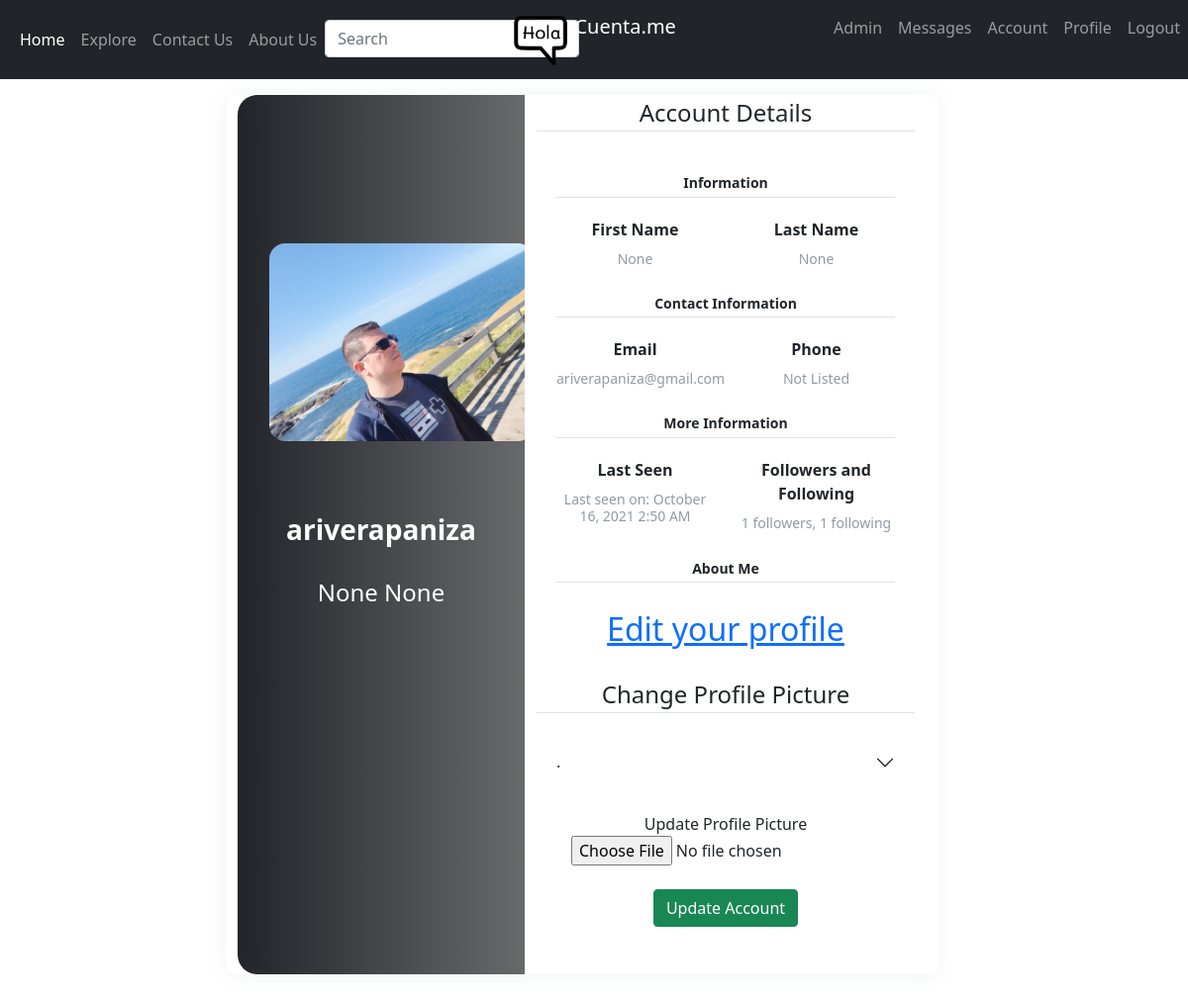
Page /account (signed in) on the committed database.
### app/models.py (models this page shows, shortened)
class SearchableMixin(object):
    @classmethod
    def before_commit(cls, session):
        session._changes = {
            'add': list(session.new),
            'update': list(session.dirty),
            'delete': list(session.deleted)
        }
    @classmethod
    def after_commit(cls, session):
        for obj in session._changes['add']:
            if isinstance(obj, SearchableMixin):
                add_to_index(obj.__tablename__, obj)
        for obj in session._changes['update']:
            if isinstance(obj, SearchableMixin):
                add_to_index(obj.__tablename__, obj)
        for obj in session._changes['delete']:
            if isinstance(obj, SearchableMixin):
                remove_from_index(obj.__tablename__, obj)
        session._changes = None

class User(UserMixin, SearchableMixin, db.Model):      # Added SearchableMixin
    __searchable__ = ['username']    # Added
    id = db.Column(db.Integer, primary_key=True)
    username = db.Column(db.String(64), index=True, unique=True)
    firstname = db.Column(db.String(20), unique=False, nullable = True)  # Added   Changed nullable to False
    lastname = db.Column(db.String(20), unique=False, nullable = True)   # Added   Changed nullable to False
    email = db.Column(db.String(120), index=True, unique=True)
    image_file = db.Column(db.String(120), nullable=False, default='default.jpg')   # Added
    date_created = db.Column(db.DateTime, default=datetime.utcnow)        # Added
    password_hash = db.Column(db.String(128))
    posts = db.relationship('Post', backref='author', lazy='dynamic')
    about_me = db.Column(db.String(140))
    last_seen = db.Column(db.DateTime, default=datetime.utcnow)
    followed = db.relationship(
        'User', secondary=followers,
        primaryjoin=(followers.c.follower_id == id),
        secondaryjoin=(followers.c.followed_id == id),
        backref=db.backref('followers', lazy='dynamic'), lazy='dynamic')
    messages_sent = db.relationship('Message',
                                    foreign_keys='Message.sender_id',
                                    backref='author', lazy='dynamic')
    messages_received = db.relationship('Message',
                                        foreign_keys='Message.recipient_id',
                                        backref='recipient', lazy='dynamic')
    last_message_read_time = db.Column(db.DateTime)
    notifications = db.relationship('Notification', backref='user',
                                    lazy='dynamic')
    comments = db.relationship('Comment', backref='user', passive_deletes=True)  # Added
    likes = db.relationship('Like', backref='user', passive_deletes=True)        # Added
    is_admin = db.Column(db.Boolean, default=False)        # Added
    def new_messages(self):
        last_read_time = self.last_message_read_time or datetime(1900, 1, 1)
        return Message.query.filter_by(recipient=self).filter(
            Message.timestamp > last_read_time).count()

### app/routes.py (the view)
@app.route('/account', methods=['POST', 'GET'])
@login_required
def account():
    form=AccountUpdateForm()
    if form.validate_on_submit():
        if form.picture.data:
            image_file=save_image(form.picture.data)
            current_user.image_file=image_file
        current_user.username=form.username.data
        current_user.email=form.email.data
        user_details=UserDetails(user_id=current_user.id)  #firstname=form.firstname.data,lastname=form.lastname.data,
        db.session.add(user_details)
        db.session.commit()
        return redirect(url_for('account'))
    elif request.method == 'GET':
        form.username.data=current_user.username
        form.email.data=current_user.email
    image_url=url_for('static', filename='profile_pics/'+current_user.image_file)
    return render_template('account.html', title='Account Page - HolaCuenta.me', legend='Account Details', form=form, image_url=image_url)

### app/forms.py
class SearchForm(FlaskForm):
    q = StringField(_l('Search'), validators=[DataRequired()])
    def __init__(self, *args, **kwargs):
        if 'formdata' not in kwargs:
            kwargs['formdata'] = request.args
        if 'csrf_enabled' not in kwargs:
            kwargs['csrf_enabled'] = False
        super(SearchForm, self).__init__(*args, **kwargs)

class AccountUpdateForm(FlaskForm):
    username = StringField(label='Username', validators=[DataRequired(),Length(min=6,max=20)])
    email = StringField(label='Email', validators=[DataRequired(),Email()])
    picture=FileField(label='Update Profile Picture', validators=[FileAllowed(['jpg', 'png'])])
    submit=SubmitField(label='Update Account')

### app/models.py (called while the page is built)
@login.user_loader
def load_user(id):
    return User.query.get(int(id))

### app/routes.py (called while the page is built)
@app.before_request
def before_request():
    if current_user.is_authenticated:
        current_user.last_seen = datetime.utcnow()
        db.session.commit()
        g.search_form = SearchForm()
    g.locale = str(get_locale())

### app/templates/account.html (shortened to what this page needs)
{% extends 'base.html' %} {% block content %}
                <div class="row d-flex justify-content-center account__padding section-title col-md-6 col-md-12">
                    <div class="account__card account__user-card-full">
                        <div class="row account__m-l-0 account__m-r-0">
                            <div class="col-xl-5 account__bg-c-lite-green account__user-profile">
                                <div class="account__card-block text-center text-white">
                                    <div class="account__m-b-25"> <img src="{{image_url}}" class="account__img" alt="User-Profile-Image"> </div>
                                    <br>
                                    <br>
                                    <h3 class="account__f-w-600">{{current_user.username}}</h3>
                                    <br>
                                    <h4>{{current_user.firstname}} {{current_user.lastname}}</h4>
                                </div>
                            </div>
                            <div class="col-xl-7 account__info-color">
                                <legend class='border-bottom mb-4 section-title'>{{legend}}</legend>
                                <div class="account__card-block">
                                    <h6 class="account__m-b-20 account__p-b-5 account__b-b-default account__f-w-600">Information</h6>
                                    <div class="row">
                                        <div class="col-sm-6">
                                            <p class="account__m-b-10 account__f-w-600">First Name</p>
                                            <h6 class="account__text-muted account__f-w-400">{{current_user.firstname}}</h6>
                                        </div>
                                        <div class="col-sm-6">
                                            <p class="account__m-b-10 account__f-w-600">Last Name</p>
                                            <h6 class="account__text-muted account__f-w-400">{{current_user.lastname}}</h6>
                                        </div>
                                    </div>
                                    <h6 class="account__m-b-20 account__m-t-40 account__p-b-5 account__b-b-default account__f-w-600">Contact Information</h6>
                                    <div class="row">
                                        <div class="col-sm-6">
                                            <p class="account__m-b-10 account__f-w-600">Email</p>
                                            <h6 class="account__text-muted account__f-w-400">{{current_user.email}}</h6>
                                        </div>
                                        <div class="col-sm-6">
                                            <p class="account__m-b-10 account__f-w-600">Phone</p>
                                            <h6 class="account__text-muted account__f-w-400">Not Listed</h6>
                                        </div>
                                    </div>
                                    <h6 class="account__m-b-20 account__m-t-40 account__p-b-5 account__b-b-default account__f-w-600">More Information</h6>
                                    <div class="row">
                                        <div class="col-sm-6">
                                            <p class="account__m-b-10 account__f-w-600">Last Seen</p>
                                            <h6 class="account__text-muted account__f-w-400">{% if current_user.last_seen %}<p>{{ _('Last seen on') }}: {{ moment(current_user.last_seen).format('LLL') }}</p>{% endif %}</h6>
                                        </div>
                                        <div class="col-sm-6">
                                            <p class="account__m-b-10 account__f-w-600">Followers and Following</p>
                                            <h6 class="account__text-muted account__f-w-400">{{ _('%(count)d followers', count=current_user.followers.count()) }}, {{ _('%(count)d following', count=current_user.followed.count()) }}</h6>
                                        </div>
                                    </div>
                                    <h6 class="account__m-b-20 account__m-t-40 account__p-b-5 account__b-b-default account__f-w-600">About Me</h6>
                                    <div class="row">
                                    <h2> <a href="{{ url_for('edit_profile') }}">{{ _('Edit your profile') }}</a> </h2>
                                    </div>
                                </div>
                                <legend class='border-bottom mb-4 section-title'>Change Profile Picture</legend>
                                <form method="POST" action="" enctype="multipart/form-data">
                                    <fieldset>
                                        <div class="accordion accordion-flush" id="accordionFlushExample">
                                            <div class="accordion-item">
                                              <h2 class="accordion-header" id="flush-headingOne">
                                                <button class="accordion-button collapsed" type="button" data-bs-toggle="collapse" data-bs-target="#flush-collapseOne" aria-expanded="false" aria-controls="flush-collapseOne">
                                                  .
                                                </button>
                                              </h2>
                                            </div>
                                        </div>
                                        <br>
                                        <div class="form-group">
                                            {{form.picture.label()}}
                                            {{form.picture(class='form-control-file')}}
                                        </div>
                                    </fieldset>
                                    <div class="field-group mt-4 section-title">
                                        {{form.submit(class='btn btn-success')}}
                                    </div>
                                    <br>
                                    <br>
                                </form>
                            </div>
                        </div>
                    </div>
                </div>
    <br>
    <br>
    <br>
{% endblock content %}

### app/static/style.css (style rules this page uses)
.account__padding { padding-left: 15rem; padding-right: 15rem; border-radius: 16px; }
.account__info-color { background-color: #fff; }
.account__user-card-full { overflow: hidden }
.account__card { border-radius: 10px; --webkit-box-shadow: 0 1px 20px 0 rgba(69, 90, 100, 0.08); box-shadow: 0 1px 20px 0 rgba(69, 90, 100, 0.08); border: none; margin-bottom: 30px }
.account__m-r-0 { margin-right: 0px }
.account__m-l-0 { margin-left: 0px }
.account__user-card-full .account__user-profile { border-radius: 20px 0 0 20px }
.account__bg-c-lite-green { background: linear-gradient(to right, #212429, #68696b) }
.account__user-profile { padding: 130px 0 }
.account__card-block { padding: 1.25rem }
.account__m-b-25 { margin-bottom: 25px }
.account__img { height: 200px; width: auto; object-fit: cover; border-radius: 16px; margin: 0 14px 0 12px; transition: all 0.5s ease; align-items: center; }
h6 { font-size: 14px }
.account__b-b-default { border-bottom: 1px solid #e0e0e0 }
.account__m-b-20 { margin-bottom: 20px }
.account__p-b-5 { padding-bottom: 5px }
.account__m-b-10 { margin-bottom: 10px }
.account__text-muted { color: #919aa3 }
.account__f-w-600 { font-weight: 600 }
.account__m-t-40 { margin-top: 20px }
.section-title { text-align: center; }

### rows in the picture
User: username "ariverapaniza", firstname "None", lastname "None", email "ariverapaniza@gmail.com", last_seen "October 16, 2021 2:50 AM"

### other values in the picture
{{ legend }} "Account Details"
